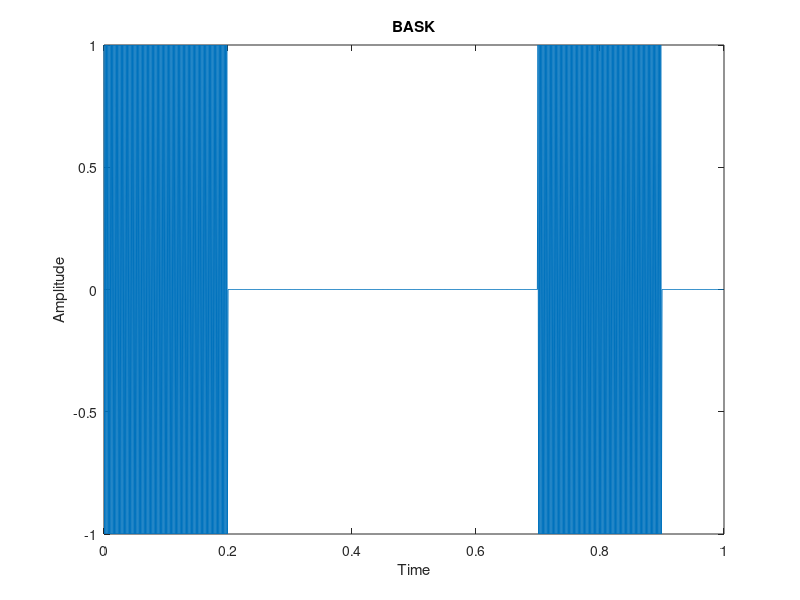
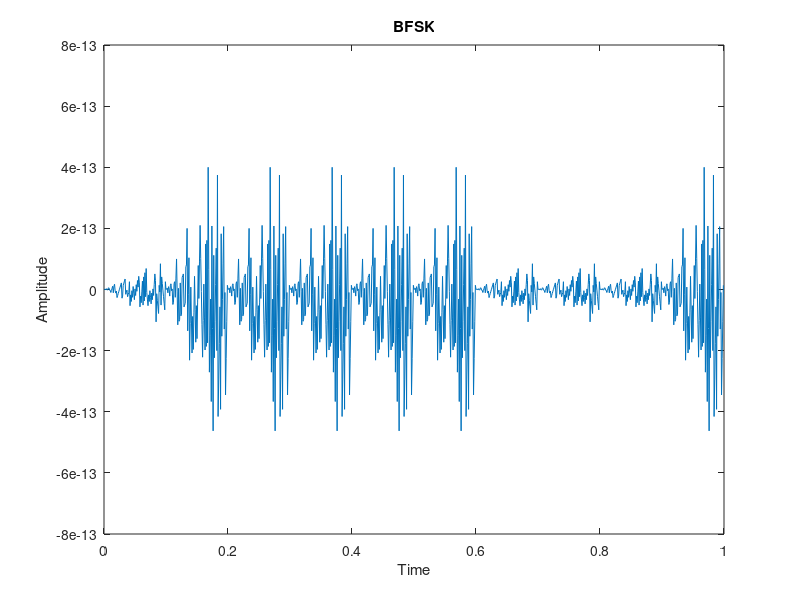
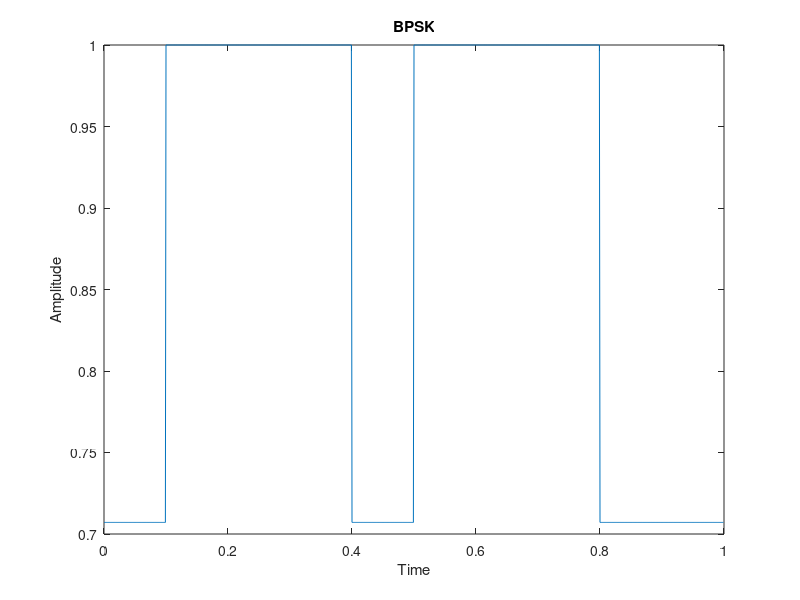

Source code (MATLAB) for these figures, in order:
close all
clear
clc
fb=100;
fs=1000;
fc=50;
t=0:1/fs:1-1/fs;
tb=0:1/fb:1-1/fb;
lt=length(t);
ltb=length(tb);
seqlen=lt/ltb;
%% BASK
baskseq=[];
bsa=[];
s0bask=zeros(1,length(tb));
s1bask=cos(2*pi*fc*tb);
for i=1:seqlen
    randnum=randi(2)-1;
    bsa=[bsa randnum];
    if(randnum==0)
        baskseq=[baskseq s0bask];
    else
        baskseq=[baskseq s1bask];
    end
end
%% BFSK
bfskseq=[];
bsf=[];
f0=100;
f1=500;
s0bfsk=sin(2*pi*tb*f0);
s1bfsk=sin(2*pi*tb*f1);
for i=1:seqlen
    bsf=[bsf randnum];
    randnum=randi(2)-1;
    if(randnum==0)
        bfskseq=[bfskseq s0bfsk];
    else
        bfskseq=[bfskseq s1bfsk];
    end
end
%% BPSK
bpskseq=[];
bsq=[];
f2=1000;
theta=pi/4;
s0bpsk=cos(2*pi*tb*f2);
s1bpsk=cos(2*pi*tb*f2+theta);
for i=1:seqlen
    randnum=randi(2)-1;
    bsq=[bsq randnum];
    if(randnum==0)
        bpskseq=[bpskseq s0bpsk];
    else
        bpskseq=[bpskseq s1bpsk];
    end
end
%% Plotting
figure;
plot(t,baskseq);
title('BASK');
xlabel('Time');
ylabel('Amplitude');

figure;
plot(t,bfskseq);
title('BFSK');
xlabel('Time');
ylabel('Amplitude');

figure;
plot(t,bpskseq);
title('BPSK');
xlabel('Time');
ylabel('Amplitude');
%% Demodulation
%% BASK DEMOD
dbsa=[];
for i=1:seqlen
    if(baskseq(ltb*(i-1)+1:ltb*i)==s0bask)
        dbsa=[dbsa 0];
    elseif(baskseq(ltb*(i-1)+1:ltb*i)==s1bask)
        dbsa=[dbsa 1];
    end
end
%% BFSK DEMOD
dbsf=[];
for i=1:seqlen
    if(bfskseq(ltb*(i-1)+1:ltb*i)==s0bfsk)
        dbsf=[dbsf 0];
    elseif(bfskseq(ltb*(i-1)+1:ltb*i)==s1bfsk)
        dbsf=[dbsf 1];
    end
end
%% BPSK DEMOD
dbsp=[];
for i=1:seqlen
    if(bpskseq(ltb*(i-1)+1:ltb*i)==s0bpsk)
        dbsp=[dbsp 0];
    elseif(bpskseq(ltb*(i-1)+1:ltb*i)==s1bpsk)
        dbsp=[dbsp 1];
    end
end